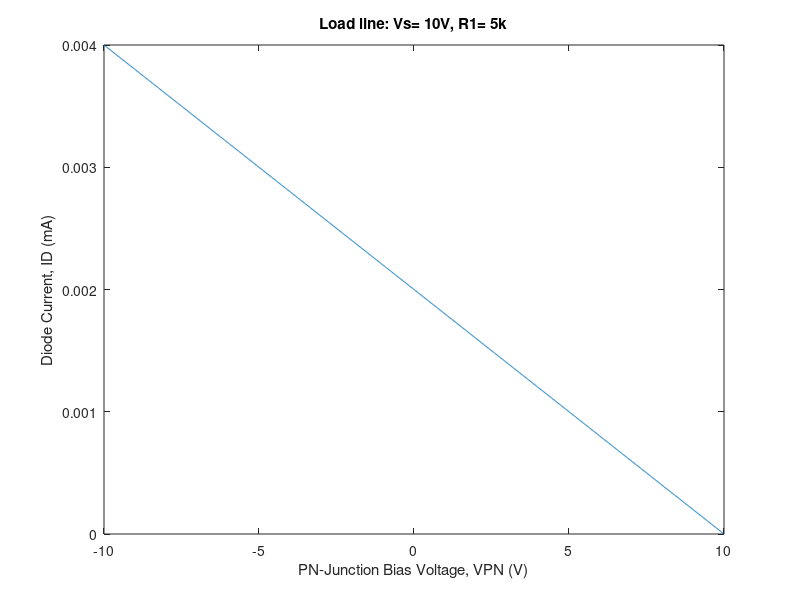
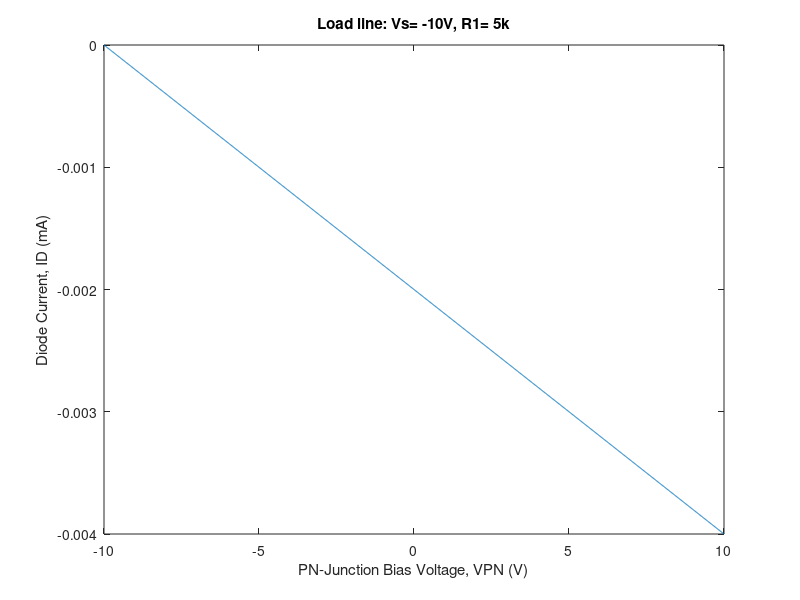
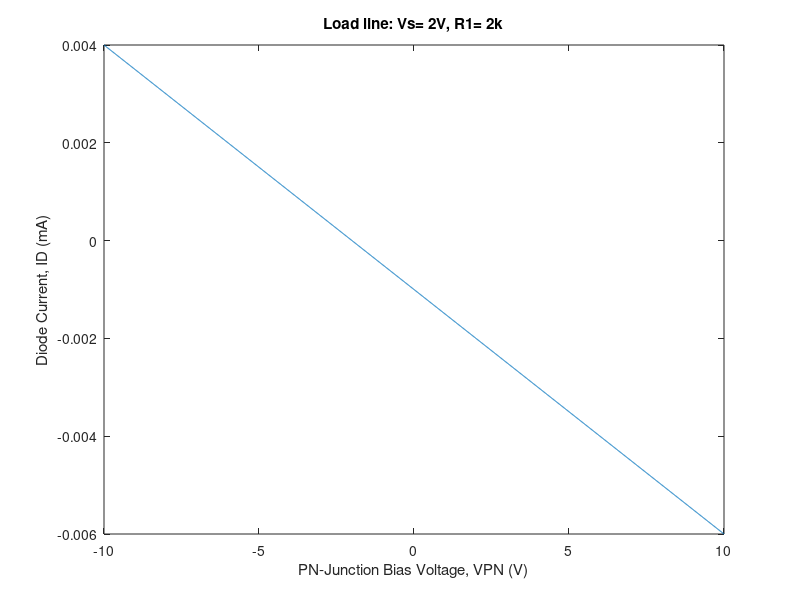

The MATLAB source for these figures, in order:
%PN-Junction Bias Voltage, VPN (V)


VPN = -10:.01:10;
IS = 1E-15
q= 1.6022E-19
k = 1.38065E-23
ID = IS.* exp(q.*VPN/(k.*300))

figure(1);clf;
plot(VPN, ID);

%% Problem 2, plot load lines

%ID2 = IS2.* exp(q.*VPN/(k.*300))
Vsa= 10;
r1a = 5000;
IDa = Vsa/r1a - (1/r1a).*VPN;


figure(2); clf; 
plot (VPN, IDa)
xlabel ('PN-Junction Bias Voltage, VPN (V)');
ylabel ('Diode Current, ID (mA)')
title ('Load line: Vs= 10V, R1= 5k') 

%ID2 = IS2.* exp(q.*VPN/(k.*300))
Vsb = -10
r1b = 5000
IDb = Vsb/r1b - (1/r1b).*VPN;

figure(3); clf; 
plot (VPN, IDb)
xlabel ('PN-Junction Bias Voltage, VPN (V)');
ylabel ('Diode Current, ID (mA)')
title ('Load line: Vs= -10V, R1= 5k') 

Vsc = -2
r1c = 2000
IDc = Vsc/r1c - (1/r1c).*VPN;

figure(4); clf; 
plot (VPN, IDc)
xlabel ('PN-Junction Bias Voltage, VPN (V)');
ylabel ('Diode Current, ID (mA)')
title ('Load line: Vs= 2V, R1= 2k') 